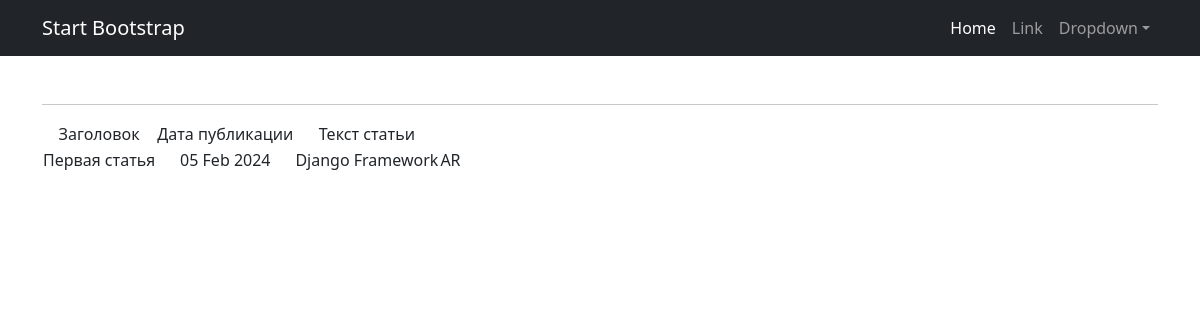
The page /news/1/ on the database its author committed.
### newsarticle/models.py (models this page shows, shortened)
class Post(models.Model):
    author = models.ForeignKey(Author, on_delete=models.CASCADE)
    NEWS = 'NW'
    ARTICLE = 'AR'
    CATEGORY_CHOICES = (
        (NEWS, 'Новость'),
        (ARTICLE, 'Статья'),
    )
    category_type = models.CharField(max_length=2, choices=CATEGORY_CHOICES, default=ARTICLE)
    date_creation = models.DateTimeField(auto_now_add=True)
    post_category = models.ManyToManyField(Category, through='PostCategory')
    title = models.CharField(max_length=128)
    text = models.TextField()
    rating = models.IntegerField(default=0)

### newsarticle/views.py (the view)
# urls.py: path('news/<int:pk>/', NewsPreview.as_view(), name='post_preview'),
class NewsPreview(DetailView):
    model = Post
    template_name = 'post.html'
    context_object_name = 'post'
    def get_object(self, *args, **kwargs):
        obj = cache.get(f'post-{self.kwargs["pk"]}', None)
        if not obj:
            obj = super().get_object(queryset=self.queryset)
            cache.set(f'post-{self.kwargs["pk"]}', obj)
            return obj

### newsarticle/templatetags/custom_filters.py (called while the page is built)
@register.filter()
def censor(text):
    for word in bad_words:
        text = text.replace(word[1:], '*' * len(word[1:]))
    return text

### templates/post.html (shortened to what this page needs)
{% extends 'flatpages/default.html' %}
{% load custom_filters %}
{% load cache %}
{% block content %}
   <hr>
       <table>
           <tr>
               <td> Заголовок </td>
               <td> Дата публикации </td>
               <td> Текст статьи </td>
           </tr>
           <tr>
               <td>{{ post.title|censor }}</td>
               <td>{{ post.date_creation|date:'d M Y' }}</td>
               <td>{{ post.text|censor }}</td>
               <td>{{ post.category_type }}</td>
           </tr>
       </table>
{% endblock content %}

### rows shown on the page
Post: title|censor "Первая статья", date_creation "05 Feb 2024", text|censor "Django Framework", category_type "AR"
